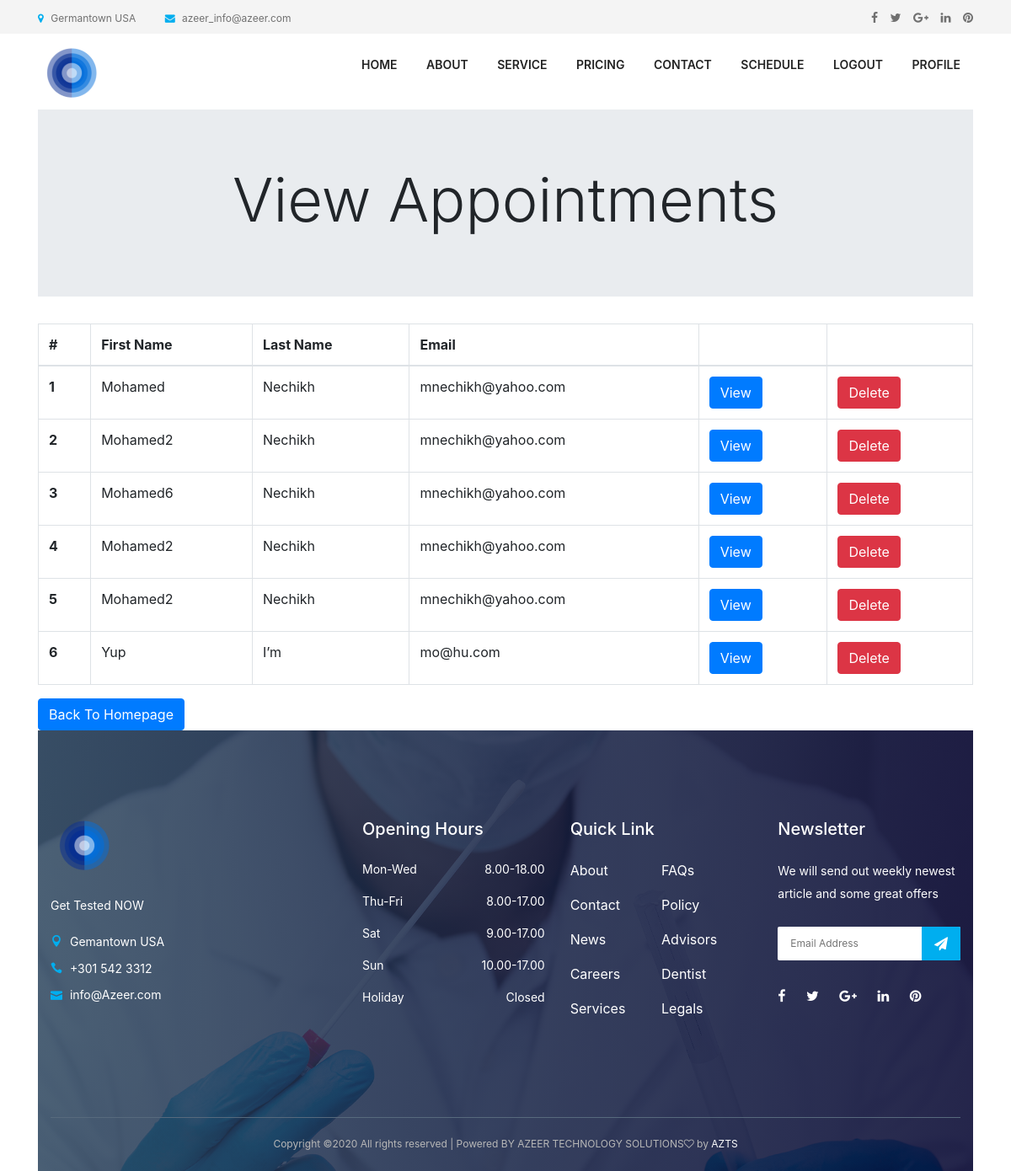
Screenshot of /view/ (signed in) with the database file from the repository.
### project_app/models.py (models this page shows, shortened)
class appointments(models.Model):
	first_name = models.CharField(max_length=200)
	last_name  = models.CharField(max_length=200)
	email = models.EmailField(max_length=100,blank=True)
	appointment_title = models.CharField(max_length=40)
	appointment_description = models.TextField()
	time_field = models.TimeField(blank=True, null=True)
	date_field = models.DateField(blank=True, null=True)
	address = models.CharField(max_length=250)
	state = models.CharField(max_length=5)
	city = models.CharField(max_length=50)
	zip_code = models.CharField(max_length=6)
	phone = models.CharField(max_length=14)
	notes = models.TextField()

### project_app/views.py (the view)
# urls.py: url(r'view/$',views.view,name='view'),
@login_required
def view(request):
	data = appointments.objects.all()
	return TemplateResponse(request, 'appointment_files/view.html' , {"data": data})

### project_app/templates/appointment_files/view.html (shortened to what this page needs)
{% extends 'base.html' %}
{% load static %}
{% block content %}
<!DOCTYPE html>
<html>
<head>
<link rel="stylesheet" href="https://maxcdn.bootstrapcdn.com/bootstrap/4.0.0-beta.2/css/bootstrap.min.css">
</head>
<body>
	<div class="container">
	<div class="jumbotron jumbotron-fluid">
  <div class="container">
    <h1 class="display-3">View Appointments</h1>
    </div>
</div>
	<table class="table table-bordered">
  <thead>
    <tr>
      <th>#</th>
      <th>First Name</th>
      <th>Last Name</th>
      <th>Email</th>
      <th></th>
      <th></th>
    </tr>
  </thead>
  <tbody>
   {%for appointments in data %}
   <tr>
      <th scope="row">{{ forloop.counter }}</th>
      <td>{{ appointments.first_name }}</td>
      <td>{{ appointments.last_name}}</td>
      <td>{{ appointments.email }}</td>
      <td><a class="btn btn-primary btn-md" href="{% url 'appointmentsdetail' appointments.id%}" role="button">View</a></td>
      <td><a class="btn btn-danger btn-md" href="{% url 'appoint_remove' appointments.id%}" role="button">Delete</a></td>
    </tr>
    {%endfor%}
  </tbody>
</table>
<a class="btn btn-primary btn-md" href="/" role="button">Back To Homepage</a>
</body>
</html>
{% endblock %}

### project_app/templates/base.html (shortened to what this page needs)
{% load static %}
<!DOCTYPE html>
<html lang="en">
<head>
  <link rel="stylesheet" href="{% static 'website/css/style.css' %}">
</head>
<body>
  <header class="header-area">
    <div class="top-header-area">
      <div class="container h-100">
        <div class="row h-100 align-items-center">
          <div class="col-6 col-md-9 col-lg-8">
            <div class="top-header-content">
              <a href="#" data-toggle="tooltip" data-placement="bottom" title="Germantown USA"><i class="fa fa-map-marker"></i> <span>Germantown USA</span></a>
              <a href="#" data-toggle="tooltip" data-placement="bottom" title="azeer_info@azeer.com"><i class="fa fa-envelope"></i> <span>azeer_info@azeer.com</span></a>
            </div>
          </div>
          <div class="col-6 col-md-3 col-lg-4">
            <div class="top-header-social-info text-right">
              <a href="#" data-toggle="tooltip" data-placement="bottom" title="Facebook"><i class="fa fa-facebook"></i></a>
              <a href="#" data-toggle="tooltip" data-placement="bottom" title="Twitter"><i class="fa fa-twitter"></i></a>
              <a href="#" data-toggle="tooltip" data-placement="bottom" title="Google Plus"><i class="fa fa-google-plus"></i></a>
              <a href="#" data-toggle="tooltip" data-placement="bottom" title="Linkedin"><i class="fa fa-linkedin"></i></a>
              <a href="#" data-toggle="tooltip" data-placement="bottom" title="Pinterest"><i class="fa fa-pinterest"></i></a>
            </div>
          </div>
        </div>
      </div>
    </div>
    <div class="main-header-area">
      <div class="classy-nav-container breakpoint-off">
        <div class="container">
          <nav class="classy-navbar justify-content-between" id="dentoNav">
            <a class="nav-brand" href="{% url 'home' %}"><img src="{% static 'website/img/core-img/logo.png' %}" alt=""></a>
            <div class="classy-menu">
              <div class="classynav">
                <ul id="nav">
                  <li><a href="{% url 'home' %}">Home</a></li>
                  <li><a href="{% url 'about' %}">About</a></li>
                  <li><a href="{% url 'service' %}">Service</a></li>
                  <li><a href="{% url 'pricing' %}">Pricing</a></li>
                  <li><a href="{% url 'contact' %}">Contact</a></li>
                  {% if user.is_authenticated %}
                  <li><a href="{% url 'schedule' %}">Schedule</a></li>
                  <li><a href="{% url 'logout' %}">Logout</a></li>
                  <li><a href="{% url 'view' %}">Profile</a></li>
                  {% else %}
                  <li><a href="{% url 'login' %}">login</a></li>
                  <li><a href="{% url 'register' %}">Register</a></li>
                  {% endif %}
                </ul>
              </div>
            </div>
          </nav>
        </div>
      </div>
    </div>
  </header>
{% block content %}
{% endblock %}
  <footer class="footer-area bg-img bg-gradient-overlay" style="background-image: url({% static 'website/img/bg-img/3.jpg' %});">
    <div class="container">
      <div class="row">
        <div class="col-12 col-sm-6 col-lg-4">
          <div class="single-footer-widget">
            <a href="{% url 'home' %}" class="d-block mb-4"><img src="{% static 'website/img/core-img/logo.png' %}" alt=""></a>
            <p>Get Tested NOW</p>
            <div class="footer-contact">
              <p><i class="icon_pin"></i> Gemantown USA</p>
              <p><i class="icon_phone"></i> +301 542 3312</p>
              <p><i class="icon_mail"></i> info@Azeer.com</p>
            </div>
          </div>
        </div>
        <div class="col-12 col-sm-6 col-lg">
          <div class="single-footer-widget">
            <h5 class="widget-title">Opening Hours</h5>
            <ul class="opening-hours">
              <li><span>Mon-Wed</span> <span>8.00-18.00</span></li>
              <li><span>Thu-Fri</span> <span>8.00-17.00</span></li>
              <li><span>Sat</span> <span>9.00-17.00</span></li>
              <li><span>Sun</span> <span>10.00-17.00</span></li>
              <li><span>Holiday</span> <span>Closed</span></li>
            </ul>
          </div>
        </div>
        <div class="col-12 col-sm-6 col-lg">
          <div class="single-footer-widget">
            <h5 class="widget-title">Quick Link</h5>
            <nav>
              <ul class="quick-links">
                <li><a href="#">About</a></li>
                <li><a href="#">FAQs</a></li>
                <li><a href="#">Contact</a></li>
                <li><a href="#">Policy</a></li>
                <li><a href="#">News</a></li>
                <li><a href="#">Advisors</a></li>
                <li><a href="#">Careers</a></li>
                <li><a href="#">Dentist</a></li>
                <li><a href="#">Services</a></li>
                <li><a href="#">Legals</a></li>
              </ul>
            </nav>
          </div>
        </div>
        <div class="col-12 col-sm-6 col-lg">
          <div class="single-footer-widget">
            <h5 class="widget-title">Newsletter</h5>
            <p>We will send out weekly newest article and some great offers</p>
            <div class="footer-newsletter-form">
              <form action="#" method="post">
                <input type="email" name="nl-email" value="" placeholder="Email Address">
                <button type="submit"><i class="fa fa-paper-plane" aria-hidden="true"></i></button>
              </form>
            </div>
            <div class="footer-social-info">
              <a href="#" data-toggle="tooltip" data-placement="top" title="Facebook"><i class="fa fa-facebook"></i></a>
              <a href="#" data-toggle="tooltip" data-placement="top" title="Twitter"><i class="fa fa-twitter"></i></a>
              <a href="#" data-toggle="tooltip" data-placement="top" title="Google Plus"><i class="fa fa-google-plus"></i></a>
              <a href="#" data-toggle="tooltip" data-placement="top" title="Linkedin"><i class="fa fa-linkedin"></i></a>
              <a href="#" data-toggle="tooltip" data-placement="top" title="Pinterest"><i class="fa fa-pinterest"></i></a>
            </div>
          </div>
        </div>
      </div>
    </div>
    <div class="container">
      <div class="row">
        <div class="col-12">
          <div class="copywrite-content">
            <p>
Copyright &copy;<script>document.write(new Date().getFullYear());</script> All rights reserved | Powered BY AZEER TECHNOLOGY SOLUTIONS<i class="fa fa-heart-o" aria-hidden="true"></i> by <a href="www.azeer.com" target="_blank">AZTS</a>
</p>
          </div>
        </div>
      </div>
    </div>
  </footer>
</body>
</html>

### static/website/css/default-assets/classy-nav.css (style rules this page uses)
body { font-family: "Roboto", sans-serif; }
ul { margin: 0; }
ul li { list-style: none; }
img { height: auto; max-width: 100%; }
.bg-img { background-position: center center; background-size: cover; background-repeat: no-repeat; }
.classy-nav-container { position: relative; z-index: 100; background-color: #ffffff; }
.classy-nav-container * { box-sizing: border-box; }
.classy-nav-container a { -webkit-transition-duration: 500ms; transition-duration: 500ms; text-decoration: none; outline: none; font-size: 14px; font-weight: 400; color: #232323; display: inline-block; }
.justify-content-between { -webkit-box-pack: justify; -ms-flex-pack: justify; justify-content: space-between; }
.classy-navbar { width: 100%; height: 70px; padding: 0.5em 2em; display: -webkit-box; display: -ms-flexbox; display: flex; -webkit-box-align: center; -ms-flex-align: center; -ms-grid-row-align: center; align-items: center; }
.classy-navbar .nav-brand { font-size: 26px; font-weight: 500; color: #565656; display: inline-block; margin-right: 30px; }
.classynav ul li { display: inline-block; clear: both; position: inherit; z-index: 10; }
.classynav ul li a { padding: 0 12px; display: block; height: 35px; font-size: 14px; line-height: 34px; }
.breakpoint-off .classynav { display: -webkit-box; display: -ms-flexbox; display: flex; -webkit-box-align: center; -ms-flex-align: center; -ms-grid-row-align: center; align-items: center; }

### project_app/templates/appointment_files/view.html (style rules this page uses)
.display-3 { text-align: center; }

### rows the page displays
appointments: first_name "Mohamed", last_name "Nechikh", email "mnechikh@yahoo.com"
appointments: first_name "Mohamed2", last_name "Nechikh", email "mnechikh@yahoo.com"
appointments: first_name "Mohamed6", last_name "Nechikh", email "mnechikh@yahoo.com"
appointments: first_name "Mohamed2", last_name "Nechikh", email "mnechikh@yahoo.com"
appointments: first_name "Mohamed2", last_name "Nechikh", email "mnechikh@yahoo.com"
appointments: first_name "Yup", last_name "I’m", email "mo@hu.com"
